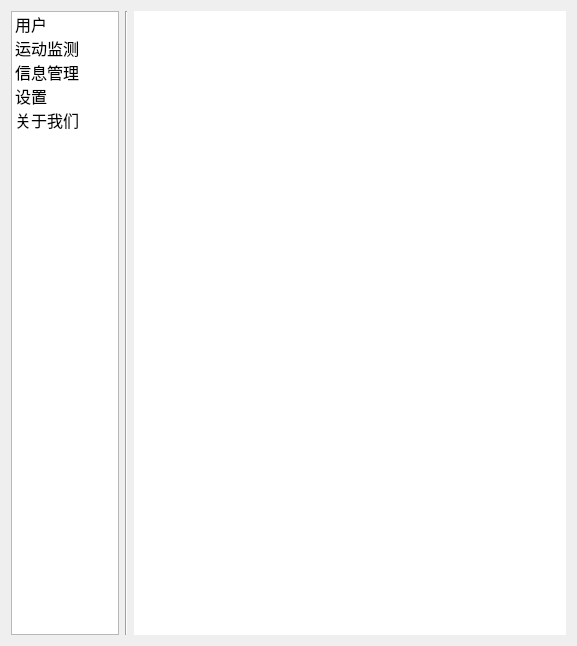
<?xml version="1.0" encoding="UTF-8"?>
<ui version="4.0">
 <class>HelpDialog</class>
 <widget class="QDialog" name="HelpDialog">
  <property name="geometry">
   <rect>
    <x>0</x>
    <y>0</y>
    <width>577</width>
    <height>646</height>
   </rect>
  </property>
  <property name="windowTitle">
   <string>帮助</string>
  </property>
  <layout class="QVBoxLayout" name="verticalLayout">
   <item>
    <layout class="QHBoxLayout" name="horizontalLayout" stretch="2,0,8">
     <item>
      <widget class="QListWidget" name="listWidget">
       <property name="font">
        <font>
         <pointsize>12</pointsize>
        </font>
       </property>
       <item>
        <property name="text">
         <string>用户</string>
        </property>
        <property name="icon">
         <iconset resource="icons.qrc">
          <normaloff>:/user.png</normaloff>:/user.png</iconset>
        </property>
       </item>
       <item>
        <property name="text">
         <string>运动监测</string>
        </property>
        <property name="icon">
         <iconset resource="icons.qrc">
          <normaloff>:/sport.png</normaloff>:/sport.png</iconset>
        </property>
       </item>
       <item>
        <property name="text">
         <string>信息管理</string>
        </property>
        <property name="icon">
         <iconset resource="icons.qrc">
          <normaloff>:/info.png</normaloff>:/info.png</iconset>
        </property>
       </item>
       <item>
        <property name="text">
         <string>设置</string>
        </property>
        <property name="icon">
         <iconset resource="icons.qrc">
          <normaloff>:/binding.png</normaloff>:/binding.png</iconset>
        </property>
       </item>
       <item>
        <property name="text">
         <string>关于我们</string>
        </property>
        <property name="icon">
         <iconset resource="icons.qrc">
          <normaloff>:/question.png</normaloff>:/question.png</iconset>
        </property>
       </item>
      </widget>
     </item>
     <item>
      <widget class="Line" name="line">
       <property name="orientation">
        <enum>Qt::Vertical</enum>
       </property>
      </widget>
     </item>
     <item>
      <widget class="QTextEdit" name="textEdit">
       <property name="font">
        <font>
         <pointsize>16</pointsize>
        </font>
       </property>
       <property name="autoFillBackground">
        <bool>true</bool>
       </property>
       <property name="frameShape">
        <enum>QFrame::NoFrame</enum>
       </property>
       <property name="html">
        <string>&lt;!DOCTYPE HTML PUBLIC &quot;-//W3C//DTD HTML 4.0//EN&quot; &quot;http://www.w3.org/TR/REC-html40/strict.dtd&quot;&gt;
&lt;html&gt;&lt;head&gt;&lt;meta name=&quot;qrichtext&quot; content=&quot;1&quot; /&gt;&lt;style type=&quot;text/css&quot;&gt;
p, li { white-space: pre-wrap; }
&lt;/style&gt;&lt;/head&gt;&lt;body style=&quot; font-family:'Sans Serif'; font-size:16pt; font-weight:400; font-style:normal;&quot;&gt;
&lt;p style=&quot;-qt-paragraph-type:empty; margin-top:0px; margin-bottom:0px; margin-left:0px; margin-right:0px; -qt-block-indent:0; text-indent:0px; font-size:9pt;&quot;&gt;&lt;br /&gt;&lt;/p&gt;&lt;/body&gt;&lt;/html&gt;</string>
       </property>
      </widget>
     </item>
    </layout>
   </item>
  </layout>
 </widget>
 <resources>
  <include location="icons.qrc"/>
 </resources>
 <connections/>
</ui>
